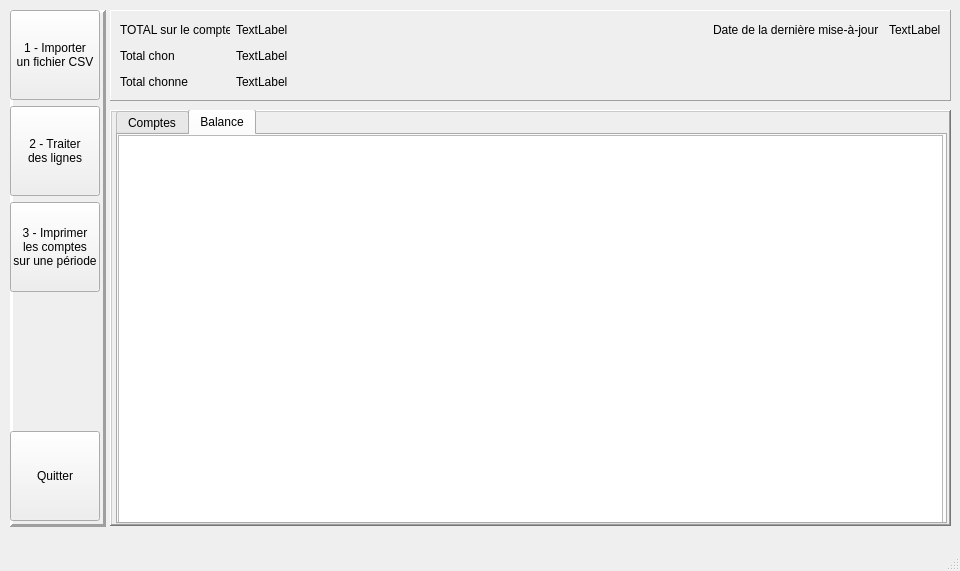
<?xml version="1.0" encoding="UTF-8"?>
<ui version="4.0">
 <class>MainWindow</class>
 <widget class="QMainWindow" name="MainWindow">
  <property name="geometry">
   <rect>
    <x>0</x>
    <y>0</y>
    <width>960</width>
    <height>571</height>
   </rect>
  </property>
  <property name="minimumSize">
   <size>
    <width>960</width>
    <height>571</height>
   </size>
  </property>
  <property name="windowTitle">
   <string>MainWindow</string>
  </property>
  <widget class="QWidget" name="centralwidget">
   <widget class="QFrame" name="frame">
    <property name="geometry">
     <rect>
      <x>10</x>
      <y>10</y>
      <width>96</width>
      <height>517</height>
     </rect>
    </property>
    <property name="minimumSize">
     <size>
      <width>96</width>
      <height>517</height>
     </size>
    </property>
    <property name="frameShape">
     <enum>QFrame::Panel</enum>
    </property>
    <property name="frameShadow">
     <enum>QFrame::Raised</enum>
    </property>
    <property name="lineWidth">
     <number>3</number>
    </property>
    <widget class="QWidget" name="layoutWidget">
     <property name="geometry">
      <rect>
       <x>0</x>
       <y>0</y>
       <width>92</width>
       <height>511</height>
      </rect>
     </property>
     <layout class="QVBoxLayout" name="verticalLayout">
      <item>
       <widget class="QPushButton" name="B_Import_CSV">
        <property name="minimumSize">
         <size>
          <width>90</width>
          <height>90</height>
         </size>
        </property>
        <property name="maximumSize">
         <size>
          <width>90</width>
          <height>90</height>
         </size>
        </property>
        <property name="font">
         <font>
          <strikeout>false</strikeout>
         </font>
        </property>
        <property name="autoFillBackground">
         <bool>false</bool>
        </property>
        <property name="text">
         <string>1 - Importer
un fichier CSV</string>
        </property>
       </widget>
      </item>
      <item>
       <widget class="QPushButton" name="B_Traiter_lignes">
        <property name="minimumSize">
         <size>
          <width>90</width>
          <height>90</height>
         </size>
        </property>
        <property name="maximumSize">
         <size>
          <width>90</width>
          <height>90</height>
         </size>
        </property>
        <property name="text">
         <string>2 - Traiter 
des lignes</string>
        </property>
       </widget>
      </item>
      <item>
       <widget class="QPushButton" name="B_Impression">
        <property name="minimumSize">
         <size>
          <width>90</width>
          <height>90</height>
         </size>
        </property>
        <property name="maximumSize">
         <size>
          <width>90</width>
          <height>90</height>
         </size>
        </property>
        <property name="text">
         <string>3 - Imprimer
les comptes 
sur une période</string>
        </property>
       </widget>
      </item>
      <item>
       <spacer name="verticalSpacer">
        <property name="orientation">
         <enum>Qt::Vertical</enum>
        </property>
        <property name="sizeHint" stdset="0">
         <size>
          <width>20</width>
          <height>40</height>
         </size>
        </property>
       </spacer>
      </item>
      <item>
       <widget class="QPushButton" name="B_Quitter">
        <property name="minimumSize">
         <size>
          <width>90</width>
          <height>90</height>
         </size>
        </property>
        <property name="maximumSize">
         <size>
          <width>90</width>
          <height>90</height>
         </size>
        </property>
        <property name="text">
         <string>Quitter</string>
        </property>
       </widget>
      </item>
     </layout>
    </widget>
   </widget>
   <widget class="QFrame" name="frame_2">
    <property name="geometry">
     <rect>
      <x>110</x>
      <y>10</y>
      <width>841</width>
      <height>91</height>
     </rect>
    </property>
    <property name="minimumSize">
     <size>
      <width>841</width>
      <height>91</height>
     </size>
    </property>
    <property name="frameShape">
     <enum>QFrame::Panel</enum>
    </property>
    <property name="frameShadow">
     <enum>QFrame::Raised</enum>
    </property>
    <widget class="QWidget" name="layoutWidget">
     <property name="geometry">
      <rect>
       <x>10</x>
       <y>10</y>
       <width>821</width>
       <height>74</height>
      </rect>
     </property>
     <layout class="QGridLayout" name="gridLayout">
      <item row="0" column="0">
       <widget class="QLabel" name="label">
        <property name="minimumSize">
         <size>
          <width>110</width>
          <height>20</height>
         </size>
        </property>
        <property name="maximumSize">
         <size>
          <width>110</width>
          <height>20</height>
         </size>
        </property>
        <property name="text">
         <string>TOTAL sur le compte</string>
        </property>
       </widget>
      </item>
      <item row="0" column="1">
       <widget class="QLabel" name="L_Total">
        <property name="text">
         <string>TextLabel</string>
        </property>
       </widget>
      </item>
      <item row="0" column="2">
       <spacer name="horizontalSpacer">
        <property name="orientation">
         <enum>Qt::Horizontal</enum>
        </property>
        <property name="sizeHint" stdset="0">
         <size>
          <width>40</width>
          <height>20</height>
         </size>
        </property>
       </spacer>
      </item>
      <item row="0" column="3">
       <widget class="QLabel" name="label_3">
        <property name="minimumSize">
         <size>
          <width>170</width>
          <height>20</height>
         </size>
        </property>
        <property name="maximumSize">
         <size>
          <width>170</width>
          <height>20</height>
         </size>
        </property>
        <property name="text">
         <string>Date de la dernière mise-à-jour</string>
        </property>
       </widget>
      </item>
      <item row="0" column="4">
       <widget class="QLabel" name="L_Date_update">
        <property name="text">
         <string>TextLabel</string>
        </property>
       </widget>
      </item>
      <item row="1" column="0">
       <widget class="QLabel" name="label_2">
        <property name="minimumSize">
         <size>
          <width>110</width>
          <height>20</height>
         </size>
        </property>
        <property name="maximumSize">
         <size>
          <width>110</width>
          <height>20</height>
         </size>
        </property>
        <property name="text">
         <string>Total chon</string>
        </property>
       </widget>
      </item>
      <item row="1" column="1">
       <widget class="QLabel" name="L_Total_chon">
        <property name="text">
         <string>TextLabel</string>
        </property>
       </widget>
      </item>
      <item row="2" column="0">
       <widget class="QLabel" name="L_">
        <property name="minimumSize">
         <size>
          <width>110</width>
          <height>20</height>
         </size>
        </property>
        <property name="maximumSize">
         <size>
          <width>110</width>
          <height>20</height>
         </size>
        </property>
        <property name="text">
         <string>Total chonne</string>
        </property>
       </widget>
      </item>
      <item row="2" column="1">
       <widget class="QLabel" name="L_Total_chonne">
        <property name="text">
         <string>TextLabel</string>
        </property>
       </widget>
      </item>
     </layout>
    </widget>
   </widget>
   <widget class="QFrame" name="frame_3">
    <property name="geometry">
     <rect>
      <x>110</x>
      <y>110</y>
      <width>841</width>
      <height>416</height>
     </rect>
    </property>
    <property name="minimumSize">
     <size>
      <width>841</width>
      <height>0</height>
     </size>
    </property>
    <property name="frameShape">
     <enum>QFrame::WinPanel</enum>
    </property>
    <property name="frameShadow">
     <enum>QFrame::Raised</enum>
    </property>
    <widget class="QTabWidget" name="tabWidget">
     <property name="geometry">
      <rect>
       <x>6</x>
       <y>-1</y>
       <width>831</width>
       <height>415</height>
      </rect>
     </property>
     <property name="currentIndex">
      <number>1</number>
     </property>
     <widget class="QWidget" name="tab">
      <attribute name="title">
       <string>Comptes</string>
      </attribute>
      <widget class="QTableView" name="TV_Comptes">
       <property name="geometry">
        <rect>
         <x>0</x>
         <y>0</y>
         <width>825</width>
         <height>389</height>
        </rect>
       </property>
      </widget>
     </widget>
     <widget class="QWidget" name="tab_2">
      <attribute name="title">
       <string>Balance</string>
      </attribute>
      <widget class="QTableView" name="TV_Balance">
       <property name="geometry">
        <rect>
         <x>0</x>
         <y>0</y>
         <width>825</width>
         <height>389</height>
        </rect>
       </property>
      </widget>
     </widget>
    </widget>
   </widget>
  </widget>
  <widget class="QMenuBar" name="menubar">
   <property name="geometry">
    <rect>
     <x>0</x>
     <y>0</y>
     <width>960</width>
     <height>21</height>
    </rect>
   </property>
  </widget>
  <widget class="QStatusBar" name="statusbar"/>
 </widget>
 <resources/>
 <connections/>
</ui>
